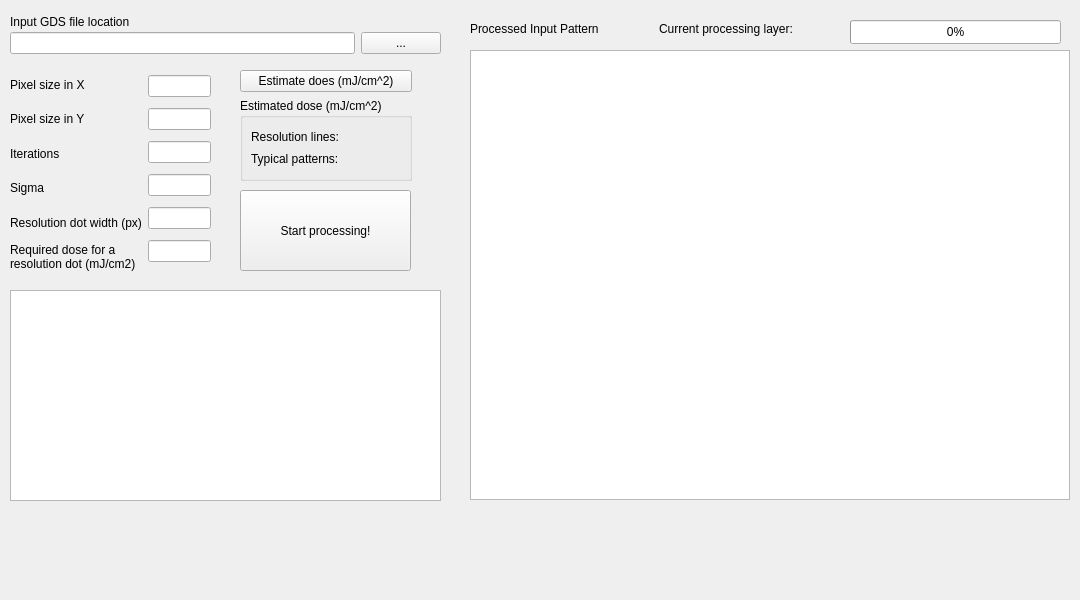
<?xml version="1.0" encoding="UTF-8"?>
<ui version="4.0">
 <class>Widget</class>
 <widget class="QWidget" name="Widget">
  <property name="geometry">
   <rect>
    <x>0</x>
    <y>0</y>
    <width>1080</width>
    <height>600</height>
   </rect>
  </property>
  <property name="sizePolicy">
   <sizepolicy hsizetype="Fixed" vsizetype="Fixed">
    <horstretch>0</horstretch>
    <verstretch>0</verstretch>
   </sizepolicy>
  </property>
  <property name="minimumSize">
   <size>
    <width>1080</width>
    <height>600</height>
   </size>
  </property>
  <property name="maximumSize">
   <size>
    <width>1280</width>
    <height>720</height>
   </size>
  </property>
  <property name="windowTitle">
   <string>Optical Proximity Correction</string>
  </property>
  <widget class="QPushButton" name="pushBtnGo">
   <property name="geometry">
    <rect>
     <x>240</x>
     <y>190</y>
     <width>171</width>
     <height>81</height>
    </rect>
   </property>
   <property name="text">
    <string>Start processing!</string>
   </property>
  </widget>
  <widget class="QTextEdit" name="textEditStatusReport">
   <property name="geometry">
    <rect>
     <x>10</x>
     <y>290</y>
     <width>431</width>
     <height>211</height>
    </rect>
   </property>
   <property name="verticalScrollBarPolicy">
    <enum>Qt::ScrollBarAsNeeded</enum>
   </property>
   <property name="sizeAdjustPolicy">
    <enum>QAbstractScrollArea::AdjustToContentsOnFirstShow</enum>
   </property>
  </widget>
  <widget class="QProgressBar" name="progressBar">
   <property name="geometry">
    <rect>
     <x>850</x>
     <y>20</y>
     <width>211</width>
     <height>24</height>
    </rect>
   </property>
   <property name="value">
    <number>0</number>
   </property>
  </widget>
  <widget class="ImageView" name="imageViewInputFile">
   <property name="geometry">
    <rect>
     <x>470</x>
     <y>50</y>
     <width>600</width>
     <height>450</height>
    </rect>
   </property>
  </widget>
  <widget class="QLabel" name="label_8">
   <property name="geometry">
    <rect>
     <x>10</x>
     <y>10</y>
     <width>133</width>
     <height>23</height>
    </rect>
   </property>
   <property name="text">
    <string>Input GDS file location</string>
   </property>
  </widget>
  <widget class="QWidget" name="">
   <property name="geometry">
    <rect>
     <x>10</x>
     <y>30</y>
     <width>431</width>
     <height>26</height>
    </rect>
   </property>
   <layout class="QHBoxLayout" name="horizontalLayout">
    <item>
     <widget class="QLineEdit" name="lineEditInputFileFullPath"/>
    </item>
    <item>
     <widget class="QPushButton" name="pBtnSelectInputFile">
      <property name="text">
       <string>...</string>
      </property>
     </widget>
    </item>
   </layout>
  </widget>
  <widget class="QWidget" name="">
   <property name="geometry">
    <rect>
     <x>10</x>
     <y>70</y>
     <width>201</width>
     <height>201</height>
    </rect>
   </property>
   <layout class="QHBoxLayout" name="horizontalLayout_2">
    <item>
     <layout class="QVBoxLayout" name="verticalLayout_2">
      <item>
       <widget class="QLabel" name="label">
        <property name="text">
         <string>Pixel size in X</string>
        </property>
       </widget>
      </item>
      <item>
       <widget class="QLabel" name="label_2">
        <property name="text">
         <string>Pixel size in Y</string>
        </property>
       </widget>
      </item>
      <item>
       <widget class="QLabel" name="label_3">
        <property name="text">
         <string>Iterations</string>
        </property>
       </widget>
      </item>
      <item>
       <widget class="QLabel" name="label_4">
        <property name="text">
         <string>Sigma</string>
        </property>
       </widget>
      </item>
      <item>
       <widget class="QLabel" name="label_5">
        <property name="text">
         <string>Resolution dot width (px)</string>
        </property>
       </widget>
      </item>
      <item>
       <widget class="QLabel" name="label_6">
        <property name="text">
         <string>Required dose for a resolution dot (mJ/cm2)</string>
        </property>
        <property name="wordWrap">
         <bool>true</bool>
        </property>
       </widget>
      </item>
     </layout>
    </item>
    <item>
     <layout class="QVBoxLayout" name="verticalLayout">
      <item>
       <widget class="QLineEdit" name="lineEditPixelSizeInX"/>
      </item>
      <item>
       <widget class="QLineEdit" name="lineEditPixelSizeInY"/>
      </item>
      <item>
       <widget class="QLineEdit" name="lineEditIterations"/>
      </item>
      <item>
       <widget class="QLineEdit" name="lineEditSigma"/>
      </item>
      <item>
       <widget class="QLineEdit" name="lineEditDotWidthPx"/>
      </item>
      <item>
       <widget class="QLineEdit" name="lineEditDotDose"/>
      </item>
     </layout>
    </item>
   </layout>
  </widget>
  <widget class="QWidget" name="">
   <property name="geometry">
    <rect>
     <x>240</x>
     <y>70</y>
     <width>172</width>
     <height>111</height>
    </rect>
   </property>
   <layout class="QVBoxLayout" name="verticalLayout_4">
    <item>
     <widget class="QPushButton" name="pushBtnEstimateDose">
      <property name="text">
       <string>Estimate does (mJ/cm^2)</string>
      </property>
     </widget>
    </item>
    <item>
     <widget class="QGroupBox" name="groupBox">
      <property name="title">
       <string>Estimated dose (mJ/cm^2)</string>
      </property>
      <widget class="QWidget" name="">
       <property name="geometry">
        <rect>
         <x>11</x>
         <y>31</y>
         <width>151</width>
         <height>38</height>
        </rect>
       </property>
       <layout class="QVBoxLayout" name="verticalLayout_3">
        <item>
         <widget class="QLabel" name="label_DoseResLine">
          <property name="text">
           <string>Resolution lines: </string>
          </property>
         </widget>
        </item>
        <item>
         <widget class="QLabel" name="label_DoseTypPattern">
          <property name="text">
           <string>Typical patterns:</string>
          </property>
         </widget>
        </item>
       </layout>
      </widget>
     </widget>
    </item>
   </layout>
  </widget>
  <widget class="QWidget" name="">
   <property name="geometry">
    <rect>
     <x>470</x>
     <y>20</y>
     <width>371</width>
     <height>18</height>
    </rect>
   </property>
   <layout class="QHBoxLayout" name="horizontalLayout_3">
    <item>
     <widget class="QLabel" name="label_7">
      <property name="text">
       <string>Processed Input Pattern</string>
      </property>
     </widget>
    </item>
    <item>
     <widget class="QLabel" name="label_currentProcessingLayer">
      <property name="text">
       <string>Current processing layer:</string>
      </property>
     </widget>
    </item>
   </layout>
  </widget>
 </widget>
 <customwidgets>
  <customwidget>
   <class>ImageView</class>
   <extends>QGraphicsView</extends>
   <header>pyqtgraph.h</header>
  </customwidget>
 </customwidgets>
 <resources/>
 <connections/>
</ui>
